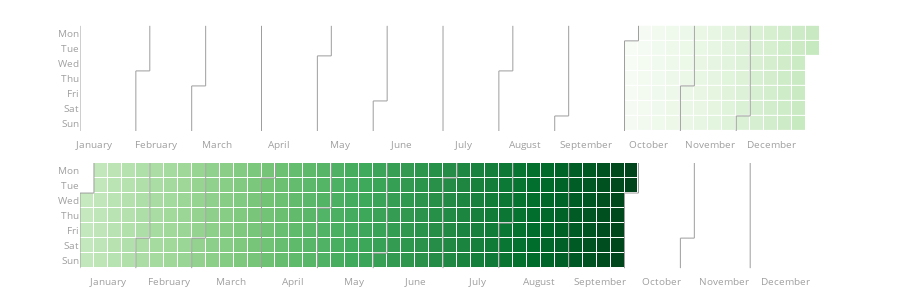

The notebook cell this image was saved under:
### Code cell
fig = calplot(df, x="date", y="value")
fig.show()

### Figure 1 — Plotly figure (JSON) as saved in the notebook; plotly's stock layout.template omitted (floating-point values rounded to 4 significant figures; data arrays with more than 128 entries replaced by an {"elided": "..."} marker saying what was removed)
{"data": [{"colorscale": [[0, "rgb(247,252,245)"], [0.125, "rgb(229,245,224)"], [0.25, "rgb(199,233,192)"], [0.375, "rgb(161,217,155)"], [0.5, "rgb(116,196,118)"], [0.625, "rgb(65,171,93)"], [0.75, "rgb(35,139,69)"], [0.875, "rgb(0,109,44)"], [1, "rgb(0,68,27)"]], "customdata": {"elided": "366x2 str values"}, "hovertemplate": "%{customdata[0]} <br>Week=%{x} <br>%{customdata[1]}=%{z}", "name": "2024", "showscale": false, "type": "heatmap", "x": {"elided": "366 int values"}, "xaxis": "x", "xgap": 1, "y": {"elided": "366 int values"}, "yaxis": "y", "ygap": 1, "z": {"elided": "366 int values"}, "zmax": 365, "zmin": 1}, {"hoverinfo": "skip", "line": {"color": "#9e9e9e", "width": 1}, "mode": "lines", "type": "scatter", "x": [0.5, 0.5], "xaxis": "x", "y": [-0.5, 6.5], "yaxis": "y"}, {"hoverinfo": "skip", "line": {"color": "#9e9e9e", "width": 1}, "mode": "lines", "type": "scatter", "x": [4.5, 4.5], "xaxis": "x", "y": [2.5, 6.5], "yaxis": "y"}, {"hoverinfo": "skip", "line": {"color": "#9e9e9e", "width": 1}, "mode": "lines", "type": "scatter", "x": [4.5, 5.5], "xaxis": "x", "y": [2.5, 2.5], "yaxis": "y"}, {"hoverinfo": "skip", "line": {"color": "#9e9e9e", "width": 1}, "mode": "lines", "type": "scatter", "x": [5.5, 5.5], "xaxis": "x", "y": [2.5, -0.5], "yaxis": "y"}, {"hoverinfo": "skip", "line": {"color": "#9e9e9e", "width": 1}, "mode": "lines", "type": "scatter", "x": [8.5, 8.5], "xaxis": "x", "y": [3.5, 6.5], "yaxis": "y"}, {"hoverinfo": "skip", "line": {"color": "#9e9e9e", "width": 1}, "mode": "lines", "type": "scatter", "x": [8.5, 9.5], "xaxis": "x", "y": [3.5, 3.5], "yaxis": "y"}, {"hoverinfo": "skip", "line": {"color": "#9e9e9e", "width": 1}, "mode": "lines", "type": "scatter", "x": [9.5, 9.5], "xaxis": "x", "y": [3.5, -0.5], "yaxis": "y"}, {"hoverinfo": "skip", "line": {"color": "#9e9e9e", "width": 1}, "mode": "lines", "type": "scatter", "x": [13.5, 13.5], "xaxis": "x", "y": [-0.5, 6.5], "yaxis": "y"}, {"hoverinfo": "skip", "line": {"color": "#9e9e9e", "width": 1}, "mode": "lines", "type": "scatter", "x": [17.5, 17.5], "xaxis": "x", "y": [1.5, 6.5], "yaxis": "y"}, {"hoverinfo": "skip", "line": {"color": "#9e9e9e", "width": 1}, "mode": "lines", "type": "scatter", "x": [17.5, 18.5], "xaxis": "x", "y": [1.5, 1.5], "yaxis": "y"}, {"hoverinfo": "skip", "line": {"color": "#9e9e9e", "width": 1}, "mode": "lines", "type": "scatter", "x": [18.5, 18.5], "xaxis": "x", "y": [1.5, -0.5], "yaxis": "y"}, {"hoverinfo": "skip", "line": {"color": "#9e9e9e", "width": 1}, "mode": "lines", "type": "scatter", "x": [21.5, 21.5], "xaxis": "x", "y": [4.5, 6.5], "yaxis": "y"}, {"hoverinfo": "skip", "line": {"color": "#9e9e9e", "width": 1}, "mode": "lines", "type": "scatter", "x": [21.5, 22.5], "xaxis": "x", "y": [4.5, 4.5], "yaxis": "y"}, {"hoverinfo": "skip", "line": {"color": "#9e9e9e", "width": 1}, "mode": "lines", "type": "scatter", "x": [22.5, 22.5], "xaxis": "x", "y": [4.5, -0.5], "yaxis": "y"}, {"hoverinfo": "skip", "line": {"color": "#9e9e9e", "width": 1}, "mode": "lines", "type": "scatter", "x": [26.5, 26.5], "xaxis": "x", "y": [-0.5, 6.5], "yaxis": "y"}, {"hoverinfo": "skip", "line": {"color": "#9e9e9e", "width": 1}, "mode": "lines", "type": "scatter", "x": [30.5, 30.5], "xaxis": "x", "y": [2.5, 6.5], "yaxis": "y"}, {"hoverinfo": "skip", "line": {"color": "#9e9e9e", "width": 1}, "mode": "lines", "type": "scatter", "x": [30.5, 31.5], "xaxis": "x", "y": [2.5, 2.5], "yaxis": "y"}, {"hoverinfo": "skip", "line": {"color": "#9e9e9e", "width": 1}, "mode": "lines", "type": "scatter", "x": [31.5, 31.5], "xaxis": "x", "y": [2.5, -0.5], "yaxis": "y"}, {"hoverinfo": "skip", "line": {"color": "#9e9e9e", "width": 1}, "mode": "lines", "type": "scatter", "x": [34.5, 34.5], "xaxis": "x", "y": [5.5, 6.5], "yaxis": "y"}, {"hoverinfo": "skip", "line": {"color": "#9e9e9e", "width": 1}, "mode": "lines", "type": "scatter", "x": [34.5, 35.5], "xaxis": "x", "y": [5.5, 5.5], "yaxis": "y"}, {"hoverinfo": "skip", "line": {"color": "#9e9e9e", "width": 1}, "mode": "lines", "type": "scatter", "x": [35.5, 35.5], "xaxis": "x", "y": [5.5, -0.5], "yaxis": "y"}, {"hoverinfo": "skip", "line": {"color": "#9e9e9e", "width": 1}, "mode": "lines", "type": "scatter", "x": [39.5, 39.5], "xaxis": "x", "y": [0.5, 6.5], "yaxis": "y"}, {"hoverinfo": "skip", "line": {"color": "#9e9e9e", "width": 1}, "mode": "lines", "type": "scatter", "x": [39.5, 40.5], "xaxis": "x", "y": [0.5, 0.5], "yaxis": "y"}, {"hoverinfo": "skip", "line": {"color": "#9e9e9e", "width": 1}, "mode": "lines", "type": "scatter", "x": [40.5, 40.5], "xaxis": "x", "y": [0.5, -0.5], "yaxis": "y"}, {"hoverinfo": "skip", "line": {"color": "#9e9e9e", "width": 1}, "mode": "lines", "type": "scatter", "x": [43.5, 43.5], "xaxis": "x", "y": [3.5, 6.5], "yaxis": "y"}, {"hoverinfo": "skip", "line": {"color": "#9e9e9e", "width": 1}, "mode": "lines", "type": "scatter", "x": [43.5, 44.5], "xaxis": "x", "y": [3.5, 3.5], "yaxis": "y"}, {"hoverinfo": "skip", "line": {"color": "#9e9e9e", "width": 1}, "mode": "lines", "type": "scatter", "x": [44.5, 44.5], "xaxis": "x", "y": [3.5, -0.5], "yaxis": "y"}, {"hoverinfo": "skip", "line": {"color": "#9e9e9e", "width": 1}, "mode": "lines", "type": "scatter", "x": [47.5, 47.5], "xaxis": "x", "y": [5.5, 6.5], "yaxis": "y"}, {"hoverinfo": "skip", "line": {"color": "#9e9e9e", "width": 1}, "mode": "lines", "type": "scatter", "x": [47.5, 48.5], "xaxis": "x", "y": [5.5, 5.5], "yaxis": "y"}, {"hoverinfo": "skip", "line": {"color": "#9e9e9e", "width": 1}, "mode": "lines", "type": "scatter", "x": [48.5, 48.5], "xaxis": "x", "y": [5.5, -0.5], "yaxis": "y"}, {"colorscale": [[0, "rgb(247,252,245)"], [0.125, "rgb(229,245,224)"], [0.25, "rgb(199,233,192)"], [0.375, "rgb(161,217,155)"], [0.5, "rgb(116,196,118)"], [0.625, "rgb(65,171,93)"], [0.75, "rgb(35,139,69)"], [0.875, "rgb(0,109,44)"], [1, "rgb(0,68,27)"]], "customdata": {"elided": "365x2 str values"}, "hovertemplate": "%{customdata[0]} <br>Week=%{x} <br>%{customdata[1]}=%{z}", "name": "2025", "showscale": false, "type": "heatmap", "x": {"elided": "365 int values"}, "xaxis": "x2", "xgap": 1, "y": {"elided": "365 int values"}, "yaxis": "y2", "ygap": 1, "z": {"elided": "365 int values"}, "zmax": 365, "zmin": 1}, {"hoverinfo": "skip", "line": {"color": "#9e9e9e", "width": 1}, "mode": "lines", "type": "scatter", "x": [-0.5, -0.5], "xaxis": "x2", "y": [1.5, 6.5], "yaxis": "y2"}, {"hoverinfo": "skip", "line": {"color": "#9e9e9e", "width": 1}, "mode": "lines", "type": "scatter", "x": [-0.5, 0.5], "xaxis": "x2", "y": [1.5, 1.5], "yaxis": "y2"}, {"hoverinfo": "skip", "line": {"color": "#9e9e9e", "width": 1}, "mode": "lines", "type": "scatter", "x": [0.5, 0.5], "xaxis": "x2", "y": [1.5, -0.5], "yaxis": "y2"}, {"hoverinfo": "skip", "line": {"color": "#9e9e9e", "width": 1}, "mode": "lines", "type": "scatter", "x": [3.5, 3.5], "xaxis": "x2", "y": [4.5, 6.5], "yaxis": "y2"}, {"hoverinfo": "skip", "line": {"color": "#9e9e9e", "width": 1}, "mode": "lines", "type": "scatter", "x": [3.5, 4.5], "xaxis": "x2", "y": [4.5, 4.5], "yaxis": "y2"}, {"hoverinfo": "skip", "line": {"color": "#9e9e9e", "width": 1}, "mode": "lines", "type": "scatter", "x": [4.5, 4.5], "xaxis": "x2", "y": [4.5, -0.5], "yaxis": "y2"}, {"hoverinfo": "skip", "line": {"color": "#9e9e9e", "width": 1}, "mode": "lines", "type": "scatter", "x": [7.5, 7.5], "xaxis": "x2", "y": [4.5, 6.5], "yaxis": "y2"}, {"hoverinfo": "skip", "line": {"color": "#9e9e9e", "width": 1}, "mode": "lines", "type": "scatter", "x": [7.5, 8.5], "xaxis": "x2", "y": [4.5, 4.5], "yaxis": "y2"}, {"hoverinfo": "skip", "line": {"color": "#9e9e9e", "width": 1}, "mode": "lines", "type": "scatter", "x": [8.5, 8.5], "xaxis": "x2", "y": [4.5, -0.5], "yaxis": "y2"}, {"hoverinfo": "skip", "line": {"color": "#9e9e9e", "width": 1}, "mode": "lines", "type": "scatter", "x": [12.5, 12.5], "xaxis": "x2", "y": [0.5, 6.5], "yaxis": "y2"}, {"hoverinfo": "skip", "line": {"color": "#9e9e9e", "width": 1}, "mode": "lines", "type": "scatter", "x": [12.5, 13.5], "xaxis": "x2", "y": [0.5, 0.5], "yaxis": "y2"}, {"hoverinfo": "skip", "line": {"color": "#9e9e9e", "width": 1}, "mode": "lines", "type": "scatter", "x": [13.5, 13.5], "xaxis": "x2", "y": [0.5, -0.5], "yaxis": "y2"}, {"hoverinfo": "skip", "line": {"color": "#9e9e9e", "width": 1}, "mode": "lines", "type": "scatter", "x": [16.5, 16.5], "xaxis": "x2", "y": [2.5, 6.5], "yaxis": "y2"}, {"hoverinfo": "skip", "line": {"color": "#9e9e9e", "width": 1}, "mode": "lines", "type": "scatter", "x": [16.5, 17.5], "xaxis": "x2", "y": [2.5, 2.5], "yaxis": "y2"}, {"hoverinfo": "skip", "line": {"color": "#9e9e9e", "width": 1}, "mode": "lines", "type": "scatter", "x": [17.5, 17.5], "xaxis": "x2", "y": [2.5, -0.5], "yaxis": "y2"}, {"hoverinfo": "skip", "line": {"color": "#9e9e9e", "width": 1}, "mode": "lines", "type": "scatter", "x": [20.5, 20.5], "xaxis": "x2", "y": [5.5, 6.5], "yaxis": "y2"}, {"hoverinfo": "skip", "line": {"color": "#9e9e9e", "width": 1}, "mode": "lines", "type": "scatter", "x": [20.5, 21.5], "xaxis": "x2", "y": [5.5, 5.5], "yaxis": "y2"}, {"hoverinfo": "skip", "line": {"color": "#9e9e9e", "width": 1}, "mode": "lines", "type": "scatter", "x": [21.5, 21.5], "xaxis": "x2", "y": [5.5, -0.5], "yaxis": "y2"}, {"hoverinfo": "skip", "line": {"color": "#9e9e9e", "width": 1}, "mode": "lines", "type": "scatter", "x": [25.5, 25.5], "xaxis": "x2", "y": [0.5, 6.5], "yaxis": "y2"}, {"hoverinfo": "skip", "line": {"color": "#9e9e9e", "width": 1}, "mode": "lines", "type": "scatter", "x": [25.5, 26.5], "xaxis": "x2", "y": [0.5, 0.5], "yaxis": "y2"}, {"hoverinfo": "skip", "line": {"color": "#9e9e9e", "width": 1}, "mode": "lines", "type": "scatter", "x": [26.5, 26.5], "xaxis": "x2", "y": [0.5, -0.5], "yaxis": "y2"}, {"hoverinfo": "skip", "line": {"color": "#9e9e9e", "width": 1}, "mode": "lines", "type": "scatter", "x": [29.5, 29.5], "xaxis": "x2", "y": [3.5, 6.5], "yaxis": "y2"}, {"hoverinfo": "skip", "line": {"color": "#9e9e9e", "width": 1}, "mode": "lines", "type": "scatter", "x": [29.5, 30.5], "xaxis": "x2", "y": [3.5, 3.5], "yaxis": "y2"}, {"hoverinfo": "skip", "line": {"color": "#9e9e9e", "width": 1}, "mode": "lines", "type": "scatter", "x": [30.5, 30.5], "xaxis": "x2", "y": [3.5, -0.5], "yaxis": "y2"}, {"hoverinfo": "skip", "line": {"color": "#9e9e9e", "width": 1}, "mode": "lines", "type": "scatter", "x": [34.5, 34.5], "xaxis": "x2", "y": [-0.5, 6.5], "yaxis": "y2"}, {"hoverinfo": "skip", "line": {"color": "#9e9e9e", "width": 1}, "mode": "lines", "type": "scatter", "x": [38.5, 38.5], "xaxis": "x2", "y": [1.5, 6.5], "yaxis": "y2"}, {"hoverinfo": "skip", "line": {"color": "#9e9e9e", "width": 1}, "mode": "lines", "type": "scatter", "x": [38.5, 39.5], "xaxis": "x2", "y": [1.5, 1.5], "yaxis": "y2"}, {"hoverinfo": "skip", "line": {"color": "#9e9e9e", "width": 1}, "mode": "lines", "type": "scatter", "x": [39.5, 39.5], "xaxis": "x2", "y": [1.5, -0.5], "yaxis": "y2"}, {"hoverinfo": "skip", "line": {"color": "#9e9e9e", "width": 1}, "mode": "lines", "type": "scatter", "x": [42.5, 42.5], "xaxis": "x2", "y": [4.5, 6.5], "yaxis": "y2"}, {"hoverinfo": "skip", "line": {"color": "#9e9e9e", "width": 1}, "mode": "lines", "type": "scatter", "x": [42.5, 43.5], "xaxis": "x2", "y": [4.5, 4.5], "yaxis": "y2"}, {"hoverinfo": "skip", "line": {"color": "#9e9e9e", "width": 1}, "mode": "lines", "type": "scatter", "x": [43.5, 43.5], "xaxis": "x2", "y": [4.5, -0.5], "yaxis": "y2"}, {"hoverinfo": "skip", "line": {"color": "#9e9e9e", "width": 1}, "mode": "lines", "type": "scatter", "x": [47.5, 47.5], "xaxis": "x2", "y": [-0.5, 6.5], "yaxis": "y2"}], "layout": {"font": {"color": "#9e9e9e", "size": 10}, "height": 300, "margin": {"b": 20, "t": 20}, "plot_bgcolor": "#fff", "showlegend": false, "title": {"text": ""}, "xaxis": {"anchor": "y", "domain": [0, 1], "showgrid": false, "showline": false, "tickmode": "array", "ticktext": ["January", "February", "March", "April", "May", "June", "July", "August", "September", "October", "November", "December"], "tickvals": [1.5, 5.909, 10.32, 14.73, 19.14, 23.55, 27.95, 32.36, 36.77, 41.18, 45.59, 50], "zeroline": false}, "xaxis2": {"anchor": "y2", "domain": [0, 1], "showgrid": false, "showline": false, "tickmode": "array", "ticktext": ["January", "February", "March", "April", "May", "June", "July", "August", "September", "October", "November", "December"], "tickvals": [1.5, 5.909, 10.32, 14.73, 19.14, 23.55, 27.95, 32.36, 36.77, 41.18, 45.59, 50], "zeroline": false}, "yaxis": {"anchor": "x", "autorange": "reversed", "domain": [0.54, 1], "showgrid": false, "showline": false, "tickmode": "array", "ticktext": ["Mon", "Tue", "Wed", "Thu", "Fri", "Sat", "Sun"], "tickvals": [0, 1, 2, 3, 4, 5, 6], "zeroline": false}, "yaxis2": {"anchor": "x2", "autorange": "reversed", "domain": [0, 0.46], "showgrid": false, "showline": false, "tickmode": "array", "ticktext": ["Mon", "Tue", "Wed", "Thu", "Fri", "Sat", "Sun"], "tickvals": [0, 1, 2, 3, 4, 5, 6], "zeroline": false}}}
